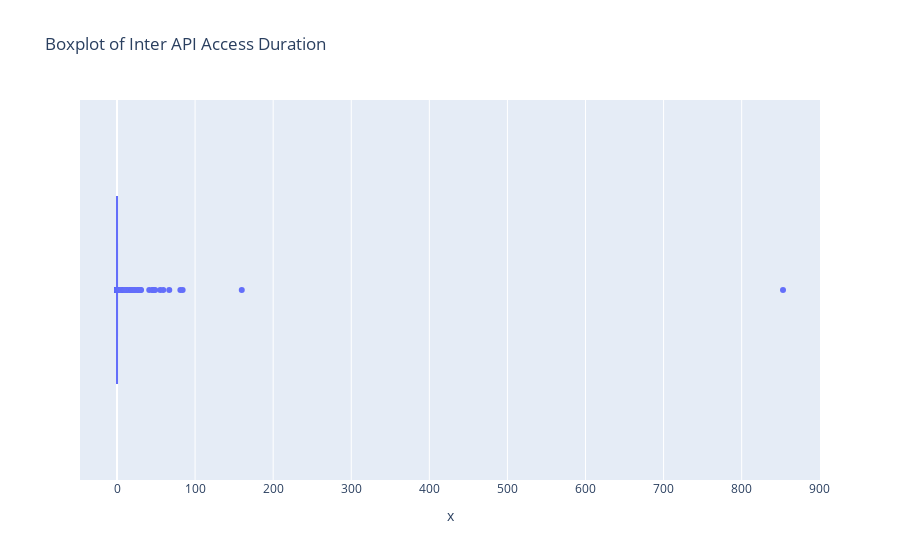

Source (notebook cell):
### Markdown cell above
### Checking for outlier in the dataset

### Code cell
fig = px.box(x=data["inter_api_access_duration(sec)"].to_list(), title="Boxplot of Inter API Access Duration")
fig.show()

### Figure 1 — Plotly figure (JSON) as saved in the notebook; plotly's stock layout.template omitted (floating-point values rounded to 4 significant figures; data arrays with more than 128 entries replaced by an {"elided": "..."} marker saying what was removed)
{"data": [{"alignmentgroup": "True", "hovertemplate": "x=%{x}<extra></extra>", "legendgroup": "", "marker": {"color": "#636efa"}, "name": "", "notched": false, "offsetgroup": "", "orientation": "h", "showlegend": false, "type": "box", "x": {"elided": "1699 float values"}, "x0": " ", "xaxis": "x", "y0": " ", "yaxis": "y"}], "layout": {"boxmode": "group", "legend": {"tracegroupgap": 0}, "title": {"text": "Boxplot of Inter API Access Duration"}, "xaxis": {"anchor": "y", "domain": [0, 1], "title": {"text": "x"}}, "yaxis": {"anchor": "x", "domain": [0, 1]}}}
